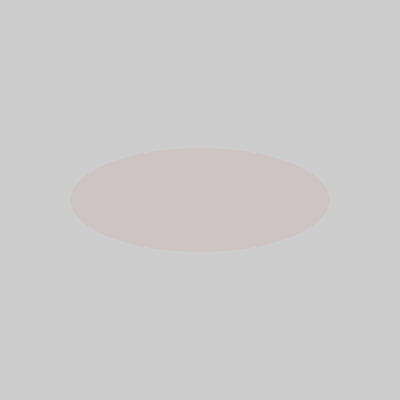
Frame 1 (no input)
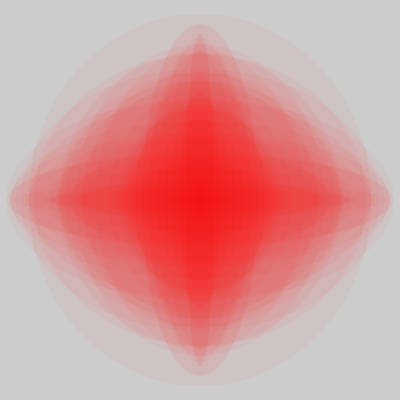
Frame 60 (the mouse pressed at the canvas centre just before this capture)
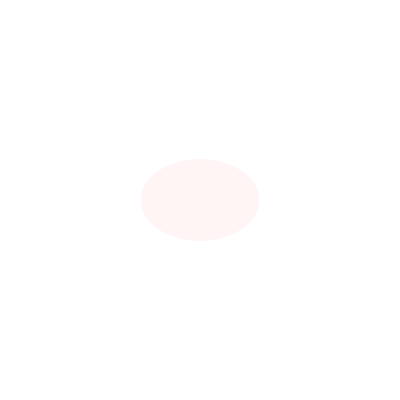
Frame 120 (the mouse held since frame 60 and released just before this capture)

The Processing sketch that drew these frames (run headless with seeded random() and noise(); from frame 60 on, the mouse is pressed at the canvas centre):

// Processing sketch: processing_60573
// ── processing_60573.pde

void setup() {
  size(400,400) ;
  noStroke();
  fill(55,11,3,10);
  
}

void draw() {

   
  if(mousePressed) {
    
    background(255);
      
    ellipse(width/2, height/2, random(400), random(400));

  }else{
     
      fill(255,11,3,10);

  ellipse(width/2, height/2, random(400), random(400));
   
}

}
